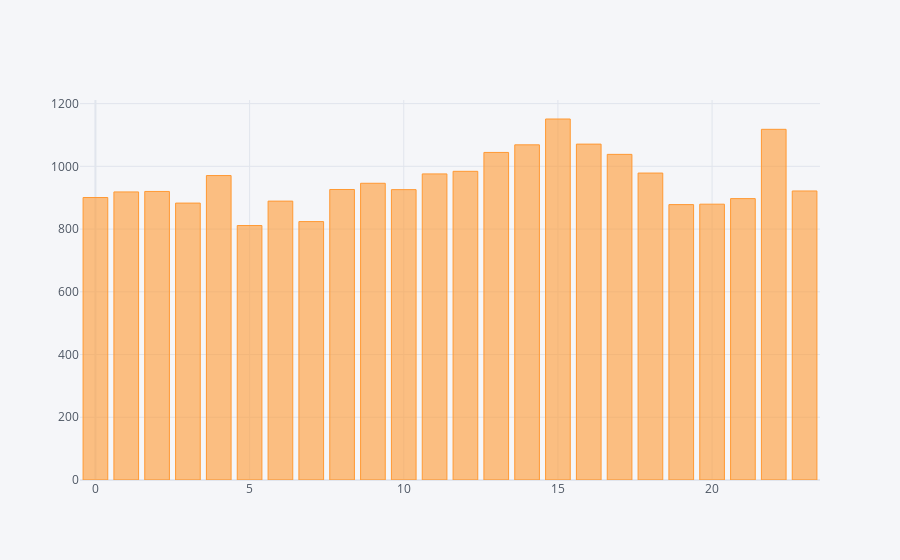

The cell this chart's notebook holds for it:
### Code cell
df.groupby('pickup_hour')['trip_duration'].mean().iplot(kind= 'bar')

### Figure 1 — Plotly figure (JSON) as saved in the notebook; plotly's stock layout.template omitted (floating-point values rounded to 4 significant figures)
{"data": [{"marker": {"color": "rgba(255, 153, 51, 0.6)", "line": {"color": "rgba(255, 153, 51, 1.0)", "width": 1}}, "name": "trip_duration", "orientation": "v", "text": "", "type": "bar", "x": [0, 1, 2, 3, 4, 5, 6, 7, 8, 9, 10, 11, 12, 13, 14, 15, 16, 17, 18, 19, 20, 21, 22, 23], "y": [900.6, 918.4, 920.0, 882.8, 970.6, 811.3, 889.1, 823.8, 926.2, 946.0, 925.7, 975.8, 984.1, 1044.0, 1069.0, 1151.0, 1071.0, 1038.0, 978.6, 878.0, 879.4, 897.1, 1118.0, 921.4]}], "layout": {"legend": {"bgcolor": "#F5F6F9", "font": {"color": "#4D5663"}}, "paper_bgcolor": "#F5F6F9", "plot_bgcolor": "#F5F6F9", "title": {"font": {"color": "#4D5663"}}, "xaxis": {"gridcolor": "#E1E5ED", "showgrid": true, "tickfont": {"color": "#4D5663"}, "title": {"font": {"color": "#4D5663"}, "text": ""}, "zerolinecolor": "#E1E5ED"}, "yaxis": {"gridcolor": "#E1E5ED", "showgrid": true, "tickfont": {"color": "#4D5663"}, "title": {"font": {"color": "#4D5663"}, "text": ""}, "zerolinecolor": "#E1E5ED"}}}
